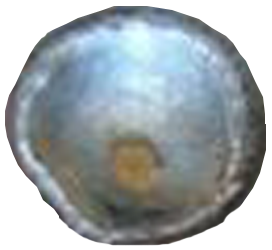
#> input picture spot.png, 272 x 250 px
$ python 'image overlay on top.py'   (older library calls are emulated)
#> lines starting #> are read from the running program, lines starting #| are printed output that depends on the picture
# -*- coding: utf-8 -*-
"""
Created on Fri Sep 25 18:37:05 2020

@author: akash
"""

from PIL import Image
import cv2
import numpy as np

zoom = 0.1
steelSize = (842, 595)
pastePos= (150,150)


img = Image.open("spot.png")
#> img is the input picture: PIL image 272x250 RGBA; mean R, G, B, A 162.7, 170.4, 173.8, 184.2
img = img.resize((int(img.size[0]*zoom), int(img.size[1]*zoom)),Image.ANTIALIAS)
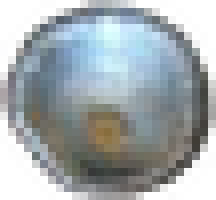
#> img: PIL image 27x25 RGBA (shown 8 times larger); mean R, G, B, A 103.7, 111.7, 114.7, 184.4; transparent parts drawn white
background = Image.open("metal.jpg")
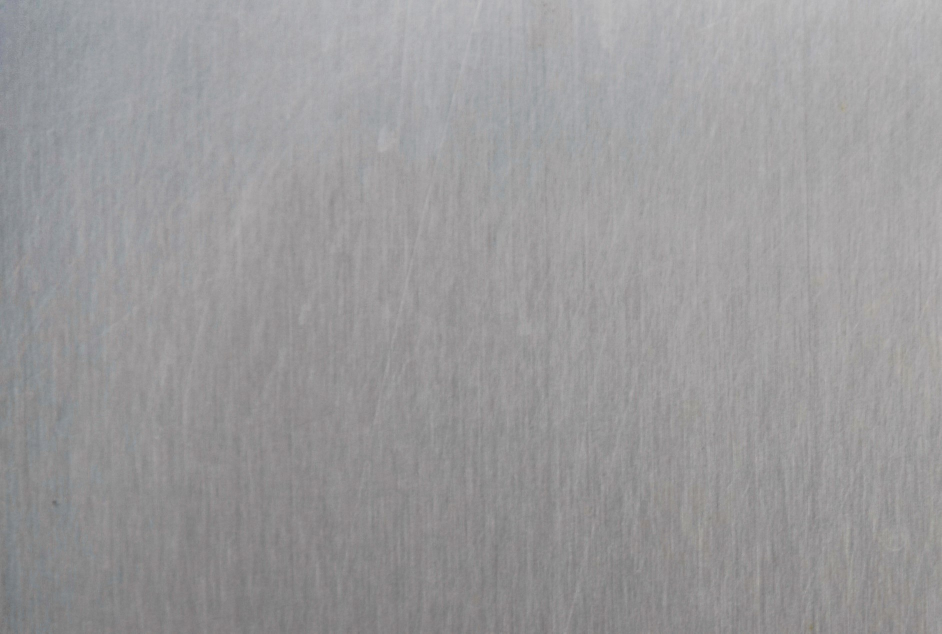
#> input picture metal.jpg, 1883 x 1267 px (shown at 1/2 size)
#> background is the input picture: PIL image 1883x1267 RGB; mean R, G, B 154.4, 153.6, 154.9
background = background.resize(steelSize,Image.ANTIALIAS)
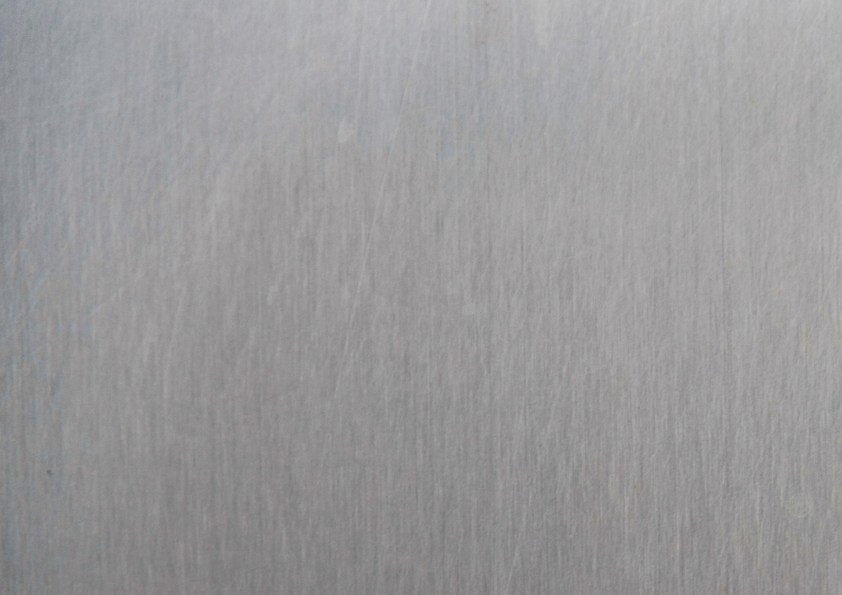
#> background: PIL image 842x595 RGB; mean R, G, B 154.4, 153.6, 154.9
background.paste(img, pastePos, img)
#background.save('how_to_superimpose_two_images_02.png',"PNG")
#background.show()

background = np.array(background)
cv2.imshow('combined', background)
